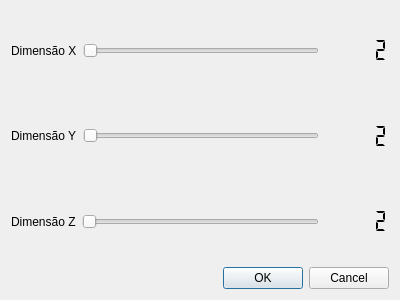
<?xml version="1.0" encoding="UTF-8"?>
<ui version="4.0">
 <class>Dialog</class>
 <widget class="QDialog" name="Dialog">
  <property name="geometry">
   <rect>
    <x>0</x>
    <y>0</y>
    <width>400</width>
    <height>300</height>
   </rect>
  </property>
  <property name="windowTitle">
   <string>Dimensões do novo escultor - Escultor 3D</string>
  </property>
  <layout class="QVBoxLayout" name="verticalLayout">
   <item>
    <layout class="QHBoxLayout" name="horizontalLayout">
     <item>
      <widget class="QLabel" name="labelX">
       <property name="text">
        <string>Dimensão X</string>
       </property>
      </widget>
     </item>
     <item>
      <widget class="QSlider" name="horizontalSliderX">
       <property name="minimum">
        <number>2</number>
       </property>
       <property name="maximum">
        <number>50</number>
       </property>
       <property name="singleStep">
        <number>1</number>
       </property>
       <property name="orientation">
        <enum>Qt::Horizontal</enum>
       </property>
       <property name="tickPosition">
        <enum>QSlider::NoTicks</enum>
       </property>
       <property name="tickInterval">
        <number>0</number>
       </property>
      </widget>
     </item>
     <item>
      <widget class="QLCDNumber" name="lcdNumberX">
       <property name="frameShape">
        <enum>QFrame::NoFrame</enum>
       </property>
       <property name="segmentStyle">
        <enum>QLCDNumber::Flat</enum>
       </property>
       <property name="intValue" stdset="0">
        <number>2</number>
       </property>
      </widget>
     </item>
    </layout>
   </item>
   <item>
    <layout class="QHBoxLayout" name="horizontalLayout_2">
     <item>
      <widget class="QLabel" name="labelY">
       <property name="text">
        <string>Dimensão Y</string>
       </property>
      </widget>
     </item>
     <item>
      <widget class="QSlider" name="horizontalSliderY">
       <property name="minimum">
        <number>2</number>
       </property>
       <property name="maximum">
        <number>50</number>
       </property>
       <property name="singleStep">
        <number>1</number>
       </property>
       <property name="orientation">
        <enum>Qt::Horizontal</enum>
       </property>
       <property name="tickPosition">
        <enum>QSlider::NoTicks</enum>
       </property>
       <property name="tickInterval">
        <number>0</number>
       </property>
      </widget>
     </item>
     <item>
      <widget class="QLCDNumber" name="lcdNumberY">
       <property name="frameShape">
        <enum>QFrame::NoFrame</enum>
       </property>
       <property name="segmentStyle">
        <enum>QLCDNumber::Flat</enum>
       </property>
       <property name="intValue" stdset="0">
        <number>2</number>
       </property>
      </widget>
     </item>
    </layout>
   </item>
   <item>
    <layout class="QHBoxLayout" name="horizontalLayout_3">
     <item>
      <widget class="QLabel" name="labelZ">
       <property name="text">
        <string>Dimensão Z</string>
       </property>
      </widget>
     </item>
     <item>
      <widget class="QSlider" name="horizontalSliderZ">
       <property name="minimum">
        <number>2</number>
       </property>
       <property name="maximum">
        <number>50</number>
       </property>
       <property name="singleStep">
        <number>1</number>
       </property>
       <property name="orientation">
        <enum>Qt::Horizontal</enum>
       </property>
       <property name="tickPosition">
        <enum>QSlider::NoTicks</enum>
       </property>
       <property name="tickInterval">
        <number>0</number>
       </property>
      </widget>
     </item>
     <item>
      <widget class="QLCDNumber" name="lcdNumberZ">
       <property name="frameShape">
        <enum>QFrame::NoFrame</enum>
       </property>
       <property name="segmentStyle">
        <enum>QLCDNumber::Flat</enum>
       </property>
       <property name="intValue" stdset="0">
        <number>2</number>
       </property>
      </widget>
     </item>
    </layout>
   </item>
   <item>
    <widget class="QDialogButtonBox" name="buttonBox">
     <property name="orientation">
      <enum>Qt::Horizontal</enum>
     </property>
     <property name="standardButtons">
      <set>QDialogButtonBox::Cancel|QDialogButtonBox::Ok</set>
     </property>
    </widget>
   </item>
  </layout>
 </widget>
 <resources/>
 <connections>
  <connection>
   <sender>buttonBox</sender>
   <signal>accepted()</signal>
   <receiver>Dialog</receiver>
   <slot>accept()</slot>
   <hints>
    <hint type="sourcelabel">
     <x>227</x>
     <y>284</y>
    </hint>
    <hint type="destinationlabel">
     <x>157</x>
     <y>274</y>
    </hint>
   </hints>
  </connection>
  <connection>
   <sender>buttonBox</sender>
   <signal>rejected()</signal>
   <receiver>Dialog</receiver>
   <slot>reject()</slot>
   <hints>
    <hint type="sourcelabel">
     <x>295</x>
     <y>290</y>
    </hint>
    <hint type="destinationlabel">
     <x>286</x>
     <y>274</y>
    </hint>
   </hints>
  </connection>
  <connection>
   <sender>horizontalSliderX</sender>
   <signal>valueChanged(int)</signal>
   <receiver>lcdNumberX</receiver>
   <slot>display(int)</slot>
   <hints>
    <hint type="sourcelabel">
     <x>249</x>
     <y>46</y>
    </hint>
    <hint type="destinationlabel">
     <x>358</x>
     <y>49</y>
    </hint>
   </hints>
  </connection>
  <connection>
   <sender>horizontalSliderY</sender>
   <signal>valueChanged(int)</signal>
   <receiver>lcdNumberY</receiver>
   <slot>display(int)</slot>
   <hints>
    <hint type="sourcelabel">
     <x>256</x>
     <y>132</y>
    </hint>
    <hint type="destinationlabel">
     <x>345</x>
     <y>137</y>
    </hint>
   </hints>
  </connection>
  <connection>
   <sender>horizontalSliderZ</sender>
   <signal>valueChanged(int)</signal>
   <receiver>lcdNumberZ</receiver>
   <slot>display(int)</slot>
   <hints>
    <hint type="sourcelabel">
     <x>227</x>
     <y>222</y>
    </hint>
    <hint type="destinationlabel">
     <x>372</x>
     <y>225</y>
    </hint>
   </hints>
  </connection>
 </connections>
</ui>
